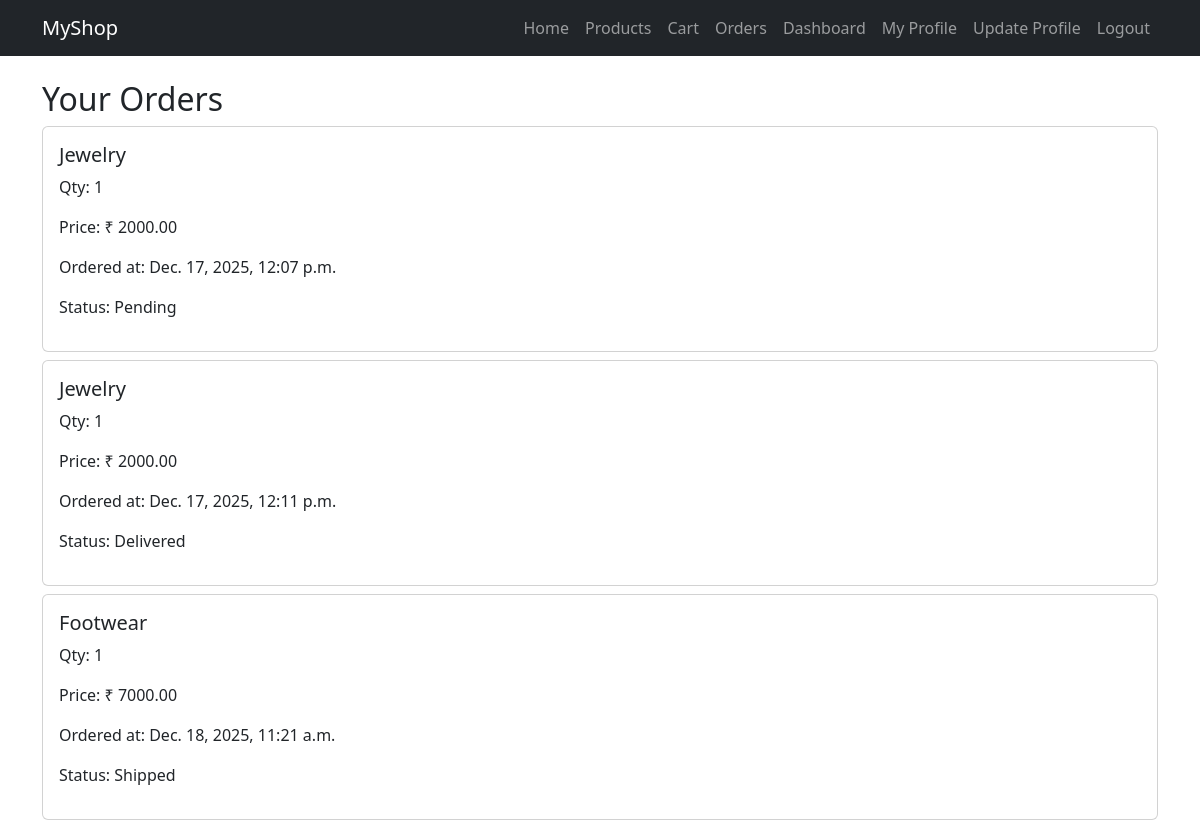
Page /orders/ (signed in) on the committed database.
### admin_app/models.py (models this page shows, shortened)
class OrderItem(models.Model):
    order = models.ForeignKey(Order, on_delete=models.CASCADE)
    product = models.ForeignKey(Product, on_delete=models.CASCADE)
    quantity = models.PositiveIntegerField()

class Product(models.Model):
    name = models.CharField(max_length=200)
    price = models.DecimalField(max_digits=10, decimal_places=2)
    stock = models.IntegerField()
    description = models.TextField(blank=True)
    image = models.ImageField(upload_to='products/', blank=True, null=True)
    created_at = models.DateTimeField(auto_now_add=True)

class Order(models.Model):
    STATUS_CHOICES = (
        ('Pending', 'Pending'),
        ('Shipped', 'Shipped'),
        ('Delivered', 'Delivered'),
    )
    user = models.ForeignKey(User, on_delete=models.CASCADE)
    status = models.CharField(max_length=20, choices=STATUS_CHOICES, default='Pending')
    created_at = models.DateTimeField(auto_now_add=True)

### admin_app/views.py (the view)
# urls.py: path('orders/', views.order_history, name='order_history'),
@login_required
def order_history(request):
    orders = OrderItem.objects.filter(order__user=request.user)
    return render(request, 'admin_app/orders.html', {'orders': orders})

### templates/admin_app/orders.html
{% extends 'base.html' %}
{% block content %}
<h2>Your Orders</h2>
{% for item in orders %}
    <div class="card mb-2">
        <div class="card-body">
            <h5>{{ item.product.name }}</h5>
            <p>Qty: {{ item.quantity }}</p>
            <p>Price: ₹ {{ item.product.price }}</p>
            <p>Ordered at: {{ item.order.created_at }}</p>
            <p>Status: {{ item.order.status }}</p>
        </div>
    </div>
{% empty %}
    <p>No orders found.</p>
{% endfor %}
{% endblock %}

### rows in the picture
OrderItem: product.name "Jewelry", quantity "1", product.price "2000.00", order.created_at "Dec. 17, 2025, 12:07 p.m.", order.status "Pending"
OrderItem: product.name "Jewelry", quantity "1", product.price "2000.00", order.created_at "Dec. 17, 2025, 12:11 p.m.", order.status "Delivered"
OrderItem: product.name "Footwear", quantity "1", product.price "7000.00", order.created_at "Dec. 18, 2025, 11:21 a.m.", order.status "Shipped"
